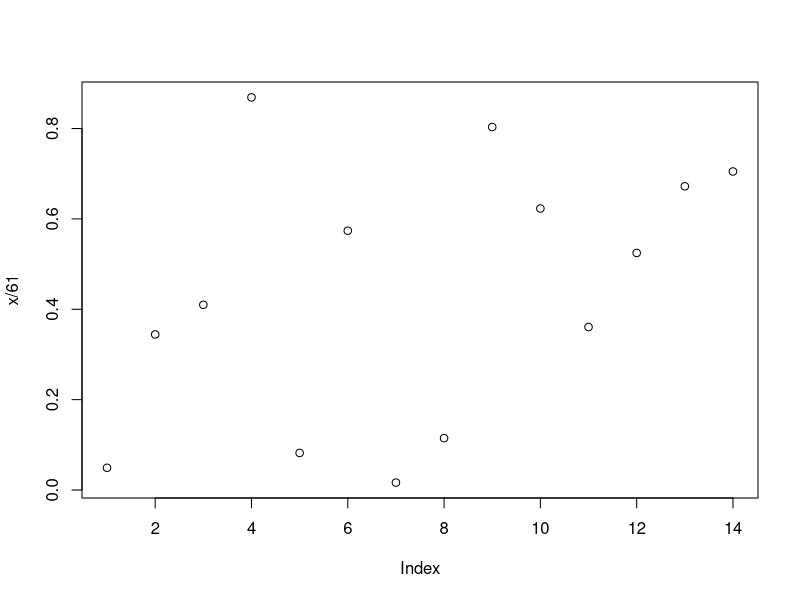
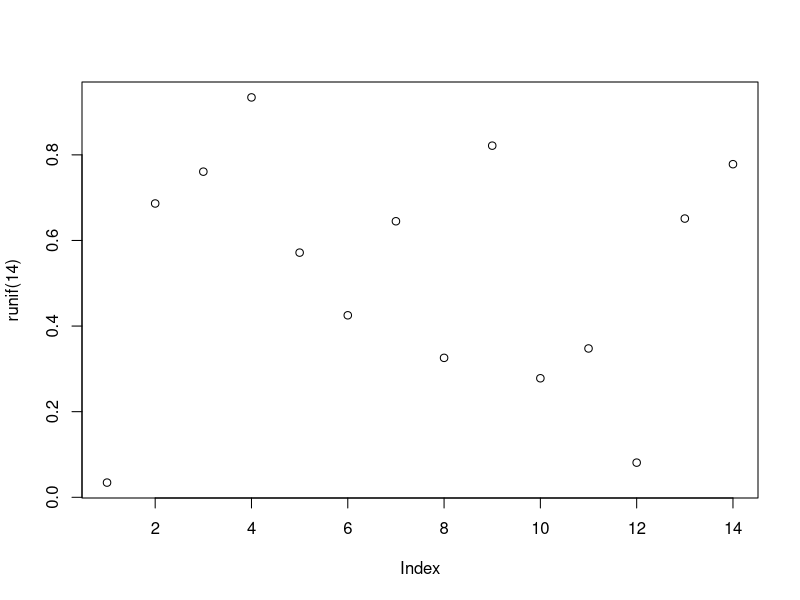
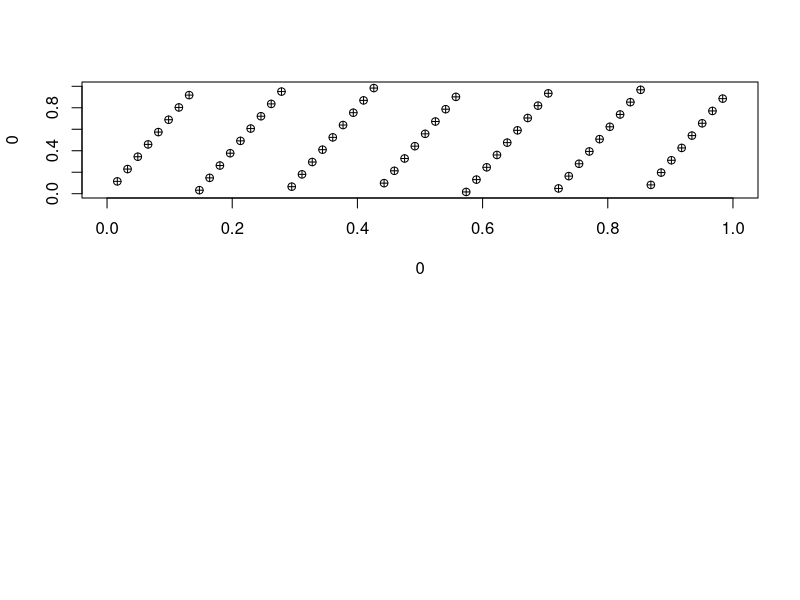

The R source for these figures, in order: (Note: this script raises an error after producing the figures.)
#### Simulation Chapter 25
# prime modulus multiplicative linear congruential generator

# with a, m and x0

x = numeric(14) # list must have length(mod) because generator is full period
x[1] = 3 # set as seed
for (i in 2:14) x[i] = (7 * x[i - 1]) %% 61
print(x)
# notice how the list went back to the seed

plot(x/61)
plot(runif(14))


par(mfrow = c(2,1))
x = numeric(60) # list must have length(mod) because generator is full period
x[1] = 3 # set as seed
for (i in 2:60) x[i] = (7 * x[i - 1]) %% 61
u = x/61
plot(0, 0, type = 'n', xlim = c(0,1), ylim = c(0,1))
for (i in 2:60) points(u[i - 1], u[i], pch = 10)
points(u[60], u[1], pch = 10) # plot for pairs of random numbers


u = runif(60)
plot(0, 0, type = 'n', xlim = c(0,1), ylim = c(0.1))
for (i in 2:60) points(u[i - 1], u[i], pch = 10)
points(u[60], u[1], pch = 10)
par(mfrow = c(1,1))


### Monte Carlo for alternating men and women in 5 chairs
nrep = 100000
count = 0
for (i in 1:nrep) {
  x = sample(5)
  if (x[1] * x[3] * x[5] == 15) count = count + 1
} # 15 is from the position of the odd numbers; odd = male
print(count/nrep)


### Monte Carlo simulating the probability of rolling a ten in 3 fair dice
nrep = 100000
count = 0
for (i in 1:nrep) {
  roll = sample(1:6, 3, replace = T)
  if (sum(roll) == 10) count = count + 1
}
print(count/nrep)


### Exercise 25.2
nrep = 100000
count = 0
for (i in 1:nrep){
  roll = sample(1:6, 6, replace = T) # 6 faces, 6 rolls. no replace
  if (roll == sample(c(1, 2, 3, 4, 5, 6))) count = count + 1
}
print(count/nrep)
print(count)
#print(roll) # check the rolls for verification


### Exercise 25.3
nrep = 100000
count = 0
set.seed(4)
for (i in 1:nrep) {
  x = sample(rep(c('x', 'y'), c(40, 10)))
  if(any(head(x, -1) == 'y' & tail(x, -1) == 'y')) count = count + 1
}
print(1 - (count/nrep))



### Urn exercise
set.seed(4)
nrep = 100000
count = 0
for (i in 1:nrep){
urn1 = c(0, 0, 0, 1, 1)
urn2 = c(0, 1, 1, 1)
x = sample(5, 1) # index for urn1 first ball
urn2 = c(urn2, urn1[x]) # transfer ball from urn1 to urn2
y = sample(5, 1) # set y as index of urn 2 ball picked
urn1[x] = urn2[y] # transfer from urn2 to urn1
if (sample(urn1, 1)==1) count = count + 1
}
print(count/nrep)




### calculate 90th percentile between 2 points
nrep = 1000000
x1 = runif(nrep)
x2 = runif(nrep)
y1 = runif(nrep)
y2 = runif(nrep)
d = sqrt((x1 - x2)^2 + (y1 - y2)^2)
sort(d)[0.9 * nrep] # sort results based on the 90th percentile



#### 25.4
nrep = 500000
count = 0
for (i in 1:nrep) {
  roll = sample(6, 5)
  # print(roll)
if (roll[1] == roll[2]-1 && roll[2] == roll[3]-1) count = count + 1
print(roll[1])
print(roll[2])
print(roll[3])
}
print(count)



#### 25.10
nrep = 100000
count = 0
for (i in 1:nrep) {
  x = sample(6, 5, replace = T)
  if (min(x) >= 2) count = count + 1
}
print(count/nrep)
